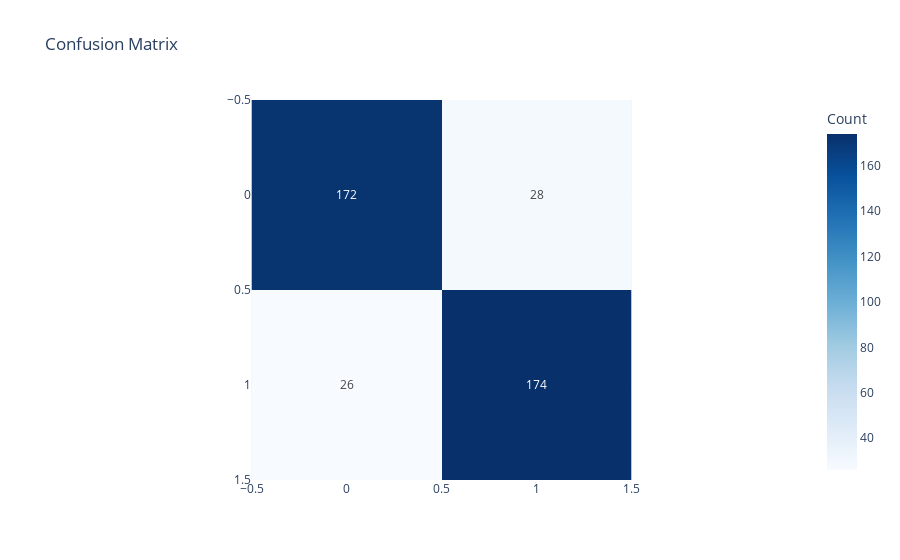

Notebook code cell kept with this figure:
### Code cell
px.imshow(
    cm_df, text_auto=True  # Automatically adds text annotations
    , color_continuous_scale='Blues'
    , labels=dict(
#         x="Predicted", y="Actual", 
        color="Count")
    , title="Confusion Matrix")

### Figure 1 — Plotly figure (JSON) as saved in the notebook; plotly's stock layout.template omitted (floating-point values rounded to 4 significant figures)
{"data": [{"coloraxis": "coloraxis", "hovertemplate": "x: %{x}<br>y: %{y}<br>Count: %{z}<extra></extra>", "name": "0", "texttemplate": "%{z}", "type": "heatmap", "x": [0, 1], "xaxis": "x", "y": [0, 1], "yaxis": "y", "z": [[172, 28], [26, 174]]}], "layout": {"coloraxis": {"colorbar": {"title": {"text": "Count"}}, "colorscale": [[0, "rgb(247,251,255)"], [0.125, "rgb(222,235,247)"], [0.25, "rgb(198,219,239)"], [0.375, "rgb(158,202,225)"], [0.5, "rgb(107,174,214)"], [0.625, "rgb(66,146,198)"], [0.75, "rgb(33,113,181)"], [0.875, "rgb(8,81,156)"], [1, "rgb(8,48,107)"]]}, "title": {"text": "Confusion Matrix"}, "xaxis": {"anchor": "y", "constrain": "domain", "domain": [0, 1], "scaleanchor": "y"}, "yaxis": {"anchor": "x", "autorange": "reversed", "constrain": "domain", "domain": [0, 1]}}}
